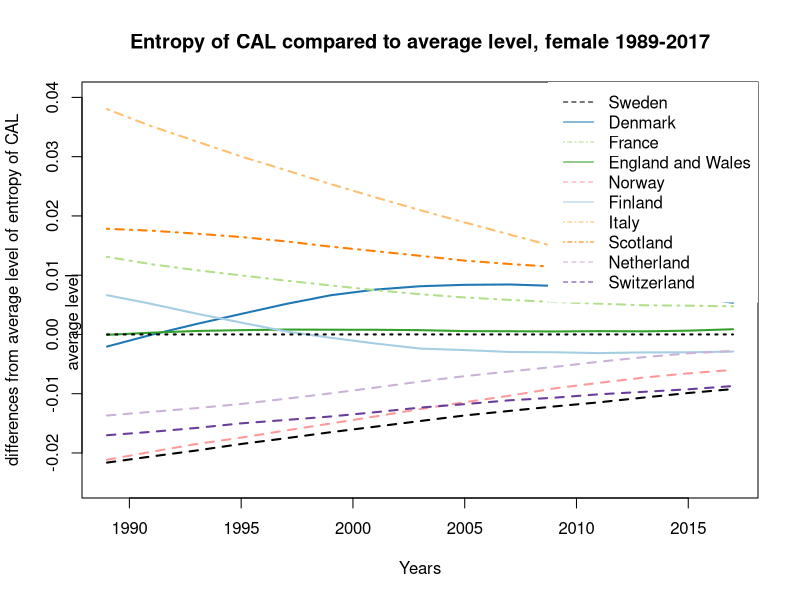

The R script that drew this image:
#### Figure - entropy across time ####

#### beautiful figues1 ####

library(RColorBrewer)
# display.brewer.all()
cols<-brewer.pal(n=10,name = "Paired")

### CAL function ####

CALfunc <-function(Mx1,Y){
  CALlx1<-c()
  YM<-Y-Y1
  for (x in 1:111){
    if (x <(YM+1)){
      px1<-c()
      for (z in 1:x){
        px1<-c(px1,Mx1[z,YM-x+z])
      }
      lx1<-prod(px1)
    }
    CALlx1<-c(CALlx1,lx1)
  }
  CAL<-sum(c(1,CALlx1))+.5
  return(CAL)
}


### CAL dagger function ####

CALdagfunc <-function(Mx1,Y){
  CALdaglx1<-c()
  YM<-Y-Y1
  for (x in 1:111){
    if (x <(YM+1)){
      px1<-c()
      for (z in 1:x){
        px1<-c(px1,Mx1[z,YM-x+z])
      }
      lx1<-prod(px1)
      lx<-lx1*log(lx1)
    }
    CALdaglx1<-c(CALdaglx1,lx)
  }
  CALdagger<-sum(CALdaglx1)
  return(CALdagger)
}


### Data fitting ####

A1 <- read.table("Data/SWE.fltper_1x1.txt",header=TRUE,fill=TRUE,skip=1)
A2 <- read.table("Data/DNK.fltper_1x1.txt",header=TRUE,fill=TRUE,skip=1)
A3 <- read.table("Data/FRATNP.fltper_1x1.txt",header=TRUE,fill=TRUE,skip=1)
A4 <- read.table("Data/GBRTENW.fltper_1x1.txt",header=TRUE,fill=TRUE,skip=1)
A5 <- read.table("Data/NOR.fltper_1x1.txt",header=TRUE,fill=TRUE,skip=1)
A6 <- read.table("Data/FIN.fltper_1x1.txt",header=TRUE,fill=TRUE,skip=1)
A7 <- read.table("Data/ITA.fltper_1x1.txt",header=TRUE,fill=TRUE,skip=1)
A8 <- read.table("Data/GBRSCO.fltper_1x1.txt",header=TRUE,fill=TRUE,skip=1)
A9 <- read.table("Data/NLD.fltper_1x1.txt",header=TRUE,fill=TRUE,skip=1)
A10 <- read.table("Data/CHE.fltper_1x1.txt",header=TRUE,fill=TRUE,skip=1)

Y1 <- 1877
Y2 <- 2017

A1<-A1[(A1$Year>Y1)&(A1$Year<(Y2+1)),]
A2<-A2[(A2$Year>Y1)&(A2$Year<(Y2+1)),]
A3<-A3[(A3$Year>Y1)&(A3$Year<(Y2+1)),]
A4<-A4[(A4$Year>Y1)&(A4$Year<(Y2+1)),]
A5<-A5[(A5$Year>Y1)&(A5$Year<(Y2+1)),]
A6<-A6[(A6$Year>Y1)&(A6$Year<(Y2+1)),]
A7<-A7[(A7$Year>Y1)&(A7$Year<(Y2+1)),]
A8<-A8[(A8$Year>Y1)&(A8$Year<(Y2+1)),]
A9<-A9[(A9$Year>Y1)&(A9$Year<(Y2+1)),]
A10<-A10[(A10$Year>Y1)&(A10$Year<(Y2+1)),]

qx1<-matrix(1-A1$qx,111)
qx2<-matrix(1-A2$qx,111)
qx3<-matrix(1-A3$qx,111)
qx4<-matrix(1-A4$qx,111)
qx5<-matrix(1-A5$qx,111)
qx6<-matrix(1-A6$qx,111)
qx7<-matrix(1-A7$qx,111)
qx8<-matrix(1-A8$qx,111)
qx9<-matrix(1-A9$qx,111)
qx10<-matrix(1-A10$qx,111)


## CAL ####

CAL1 <- c()
for (i in seq(1989,2017,2)){
  CAL1 <- c(CAL1, CALfunc(qx1,i))
}

CAL2 <- c()
for (i in seq(1989,2017,2)){
  CAL2 <- c(CAL2, CALfunc(qx2,i))
}

CAL3 <- c()
for (i in seq(1989,2017,2)){
  CAL3 <- c(CAL3, CALfunc(qx3,i))
}

CAL4 <- c()
for (i in seq(1989,2017,2)){
  CAL4 <- c(CAL4, CALfunc(qx4,i))
}

CAL5 <- c()
for (i in seq(1989,2017,2)){
  CAL5 <- c(CAL5, CALfunc(qx5,i))
}

CAL6 <- c()
for (i in seq(1989,2017,2)){
  CAL6 <- c(CAL6, CALfunc(qx6,i))
}

CAL7 <- c()
for (i in seq(1989,2017,2)){
  CAL7 <- c(CAL7, CALfunc(qx7,i))
}

CAL8 <- c()
for (i in seq(1989,2017,2)){
  CAL8 <- c(CAL8, CALfunc(qx8,i))
}

CAL9 <- c()
for (i in seq(1989,2017,2)){
  CAL9 <- c(CAL9, CALfunc(qx9,i))
}

CAL10 <- c()
for (i in seq(1989,2017,2)){
  CAL10 <- c(CAL10, CALfunc(qx10,i))
}

## CAL dagger ####

qx1 <- ifelse(qx1==0,1,qx1)
qx2 <- ifelse(qx2==0,1,qx2)
qx3 <- ifelse(qx3==0,1,qx3)
qx4 <- ifelse(qx4==0,1,qx4)
qx5 <- ifelse(qx5==0,1,qx5)
qx6 <- ifelse(qx6==0,1,qx6)
qx7 <- ifelse(qx7==0,1,qx7)
qx8 <- ifelse(qx8==0,1,qx8)
qx9 <- ifelse(qx9==0,1,qx9)
qx10 <- ifelse(qx10==0,1,qx10)

CALdagger1 <- c()
for (i in seq(1989,2017,2)){
  CALdagger1 <- c(CALdagger1, CALdagfunc(qx1,i))
}

CALdagger2 <- c()
for (i in seq(1989,2017,2)){
  CALdagger2 <- c(CALdagger2, CALdagfunc(qx2,i))
}

CALdagger3 <- c()
for (i in seq(1989,2017,2)){
  CALdagger3 <- c(CALdagger3, CALdagfunc(qx3,i))
}

CALdagger4 <- c()
for (i in seq(1989,2017,2)){
  CALdagger4 <- c(CALdagger4, CALdagfunc(qx4,i))
}

CALdagger5 <- c()
for (i in seq(1989,2017,2)){
  CALdagger5 <- c(CALdagger5, CALdagfunc(qx5,i))
}

CALdagger6 <- c()
for (i in seq(1989,2017,2)){
  CALdagger6 <- c(CALdagger6, CALdagfunc(qx6,i))
}

CALdagger7 <- c()
for (i in seq(1989,2017,2)){
  CALdagger7 <- c(CALdagger7, CALdagfunc(qx7,i))
}

CALdagger8 <- c()
for (i in seq(1989,2017,2)){
  CALdagger8 <- c(CALdagger8, CALdagfunc(qx8,i))
}

CALdagger9 <- c()
for (i in seq(1989,2017,2)){
  CALdagger9 <- c(CALdagger9, CALdagfunc(qx9,i))
}

CALdagger10 <- c()
for (i in seq(1989,2017,2)){
  CALdagger10 <- c(CALdagger10, CALdagfunc(qx10,i))
}

CALdagger1 <- CALdagger1*-1
CALdagger2 <- CALdagger2*-1
CALdagger3 <- CALdagger3*-1
CALdagger4 <- CALdagger4*-1
CALdagger5 <- CALdagger5*-1
CALdagger6 <- CALdagger6*-1
CALdagger7 <- CALdagger7*-1
CALdagger8 <- CALdagger8*-1
CALdagger9 <- CALdagger9*-1
CALdagger10 <- CALdagger10*-1

## entropy ####

entropyCAL1 <- CALdagger1/CAL1
entropyCAL2 <- CALdagger2/CAL2
entropyCAL3 <- CALdagger3/CAL3
entropyCAL4 <- CALdagger4/CAL4
entropyCAL5 <- CALdagger5/CAL5
entropyCAL6 <- CALdagger6/CAL6
entropyCAL7 <- CALdagger7/CAL7
entropyCAL8 <- CALdagger8/CAL8
entropyCAL9 <- CALdagger9/CAL9
entropyCAL10 <- CALdagger10/CAL10

CALavg <- rbind(entropyCAL1,entropyCAL2,entropyCAL3,
                entropyCAL4,entropyCAL5,entropyCAL6,
                entropyCAL7,entropyCAL8,entropyCAL9,
                entropyCAL10)
CALavg <- colMeans(CALavg)


### CALavg as the benchmark ####

diff1 <- entropyCAL1 - CALavg
diff2 <- entropyCAL2 - CALavg
diff3 <- entropyCAL3 - CALavg
diff4 <- entropyCAL4 - CALavg
diff5 <- entropyCAL5 - CALavg
diff6 <- entropyCAL6 - CALavg
diff7 <- entropyCAL7 - CALavg
diff8 <- entropyCAL8 - CALavg
diff9 <- entropyCAL9 - CALavg
diff10 <- entropyCAL10 - CALavg


### Plots ####

Years <- seq(1989,2017,2)
png(file = "Output/Countries Comparison average benchmark, female 1989-2017.png",
    units = "in", width = 7, height = 9, res = 300)
plot(c(1989,2017),c(-0.025,0.04),col = 0,
     xlab = "Years",
     ylab="differences from average level of entropy of CAL")
lines(Years,diff1,type = "l",
      col = "black",lty=2,lwd = 2,
      cex = 1,pch = 20)
lines(Years,diff2,type = "l",
      col = cols[2],lty=1,lwd = 2,
      cex = 1,pch = 20)
lines(Years,diff3,type = "l",
      col = cols[3],lty=4,lwd = 2,
      cex = 1,pch = 20)
lines(Years,diff4,type = "l",
      col = cols[4],lty=1,lwd = 2,
      cex = 1,pch = 20)
lines(Years,diff5,type = "l",
      col = cols[5],lty=2,lwd = 2,
      cex = 1,pch = 20)
lines(Years,diff6,type = "l",
      col = cols[1],lty=1,lwd = 2,
      cex = 1,pch = 20)
lines(Years,diff7,type = "l",
      col = cols[7],lty=4,lwd = 2,
      cex = 1,pch = 20)
lines(Years,diff8,type = "l",
      col = cols[8],lty=4,lwd = 2,
      cex = 1,pch = 20)
lines(Years,diff9,type = "l",
      col = cols[9],lty=2,lwd = 2,
      cex = 1,pch = 20)
lines(Years,diff10,type = "l",
      col = cols[10],lty=2,lwd = 2,
      cex = 1,pch = 20)
lines(Years,rep(0,times=15),
      col = 1, lty = 3, lwd = 2,
      cex = 1,pch = 20)
legend("topright",c("Sweden","Denmark","France",
                    "England and Wales","Norway",
                    "Finland","Italy","Scotland",
                    "Netherland","Switzerland"),
       col = c("black",cols[2:5],cols[1],cols[7:10]),
       lty = c(2,1,4,1,2,1,4,4,2,2,3),box.col = 0)
title("Entropy of CAL compared to average level, female 1989-2017")
mtext("average level", side = 2,adj = 0.4)
dev.off()